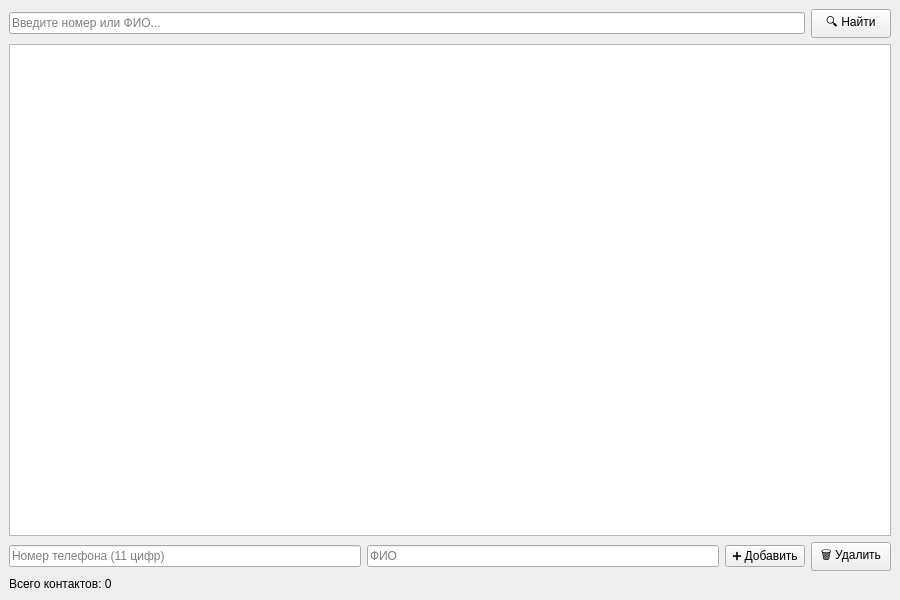
<?xml version="1.0" encoding="UTF-8"?>
<ui version="4.0">
	<class>PhoneBookAppQtClass</class>
	<widget class="QMainWindow" name="PhoneBookAppQtClass">
		<property name="geometry">
			<rect>
				<x>0</x>
				<y>0</y>
				<width>900</width>
				<height>600</height>
			</rect>
		</property>
		<property name="windowTitle">
			<string>Телефонная книга</string>
		</property>
		<widget class="QWidget" name="centralWidget">
			<layout class="QVBoxLayout" name="verticalLayout">
				<item>
					<layout class="QHBoxLayout" name="searchLayout">
						<item>
							<widget class="QLineEdit" name="searchEdit">
								<property name="placeholderText">
									<string>Введите номер или ФИО...</string>
								</property>
							</widget>
						</item>
						<item>
							<widget class="QPushButton" name="searchButton">
								<property name="text">
									<string>🔍 Найти</string>
								</property>
							</widget>
						</item>
					</layout>
				</item>
				<item>
					<widget class="QTableView" name="tableView">
						<property name="alternatingRowColors">
							<bool>true</bool>
						</property>
						<property name="selectionBehavior">
							<enum>QAbstractItemView::SelectRows</enum>
						</property>
						<property name="selectionMode">
							<enum>QAbstractItemView::SingleSelection</enum>
						</property>
					</widget>
				</item>
				<item>
					<layout class="QHBoxLayout" name="addLayout">
						<item>
							<widget class="QLineEdit" name="phoneEdit">
								<property name="placeholderText">
									<string>Номер телефона (11 цифр)</string>
								</property>
							</widget>
						</item>
						<item>
							<widget class="QLineEdit" name="nameEdit">
								<property name="placeholderText">
									<string>ФИО</string>
								</property>
							</widget>
						</item>
						<item>
							<widget class="QPushButton" name="addButton">
								<property name="text">
									<string>➕ Добавить</string>
								</property>
							</widget>
						</item>
						<item>
							<widget class="QPushButton" name="removeButton">
								<property name="text">
									<string>🗑 Удалить</string>
								</property>
							</widget>
						</item>
					</layout>
				</item>
				<item>
					<widget class="QLabel" name="statusLabel">
						<property name="text">
							<string>Всего контактов: 0</string>
						</property>
					</widget>
				</item>

			</layout>
		</widget>
	</widget>
	<resources/>
	<connections/>
</ui>
